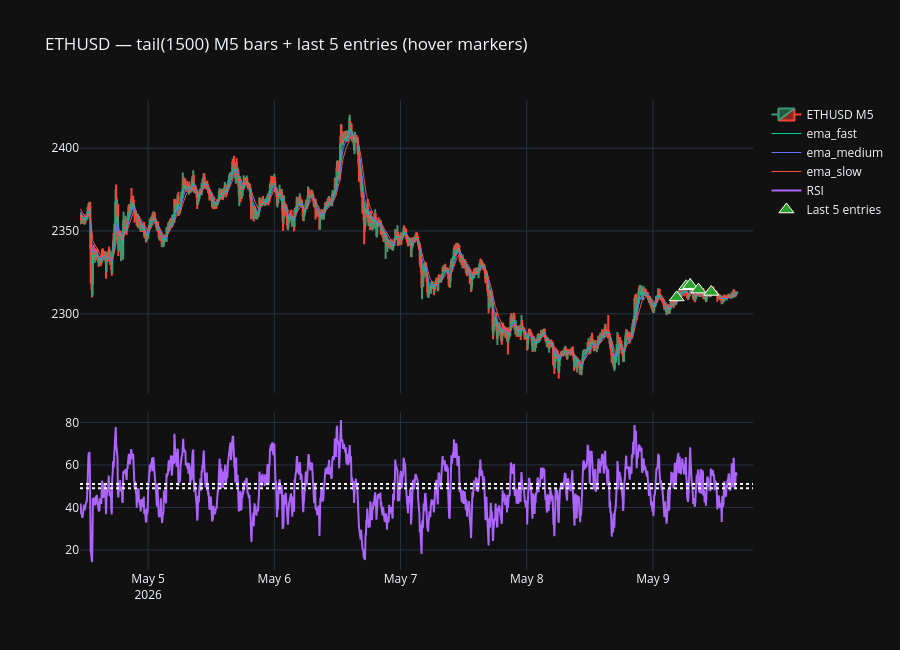

Here is the notebook cell this chart was saved with:
### Code cell
# SECTION 9 - Interactive Plotly chart (last 1500 M5 bars + last 5 entries + RSI)
import numpy as np
import pandas as pd
import plotly.graph_objects as go
from plotly.subplots import make_subplots

N_LAST_TRADES = 5
RSI_PERIOD = 14
BAR_TAIL = 1500


def compute_rsi(close: pd.Series, period: int = 14) -> pd.Series:
    delta = close.diff()
    gain = delta.clip(lower=0)
    loss = (-delta.clip(upper=0))
    avg_gain = gain.ewm(alpha=1 / period, min_periods=period, adjust=False).mean()
    avg_loss = loss.ewm(alpha=1 / period, min_periods=period, adjust=False).mean()
    rs = avg_gain / avg_loss.replace(0, np.nan)
    return 100 - (100 / (1 + rs))


ind = m5_ctx.sort_index().reset_index()
first_col = ind.columns[0]
if first_col != "time":
    ind = ind.rename(columns={first_col: "time"})
ind = ind.rename(columns={
    "open": "Open",
    "high": "High",
    "low": "Low",
    "close": "Close",
})

ind["ema_fast"] = ind[f"ema_{EMA_FAST}"]
ind["ema_medium"] = ind[f"ema_{EMA_MID}"]
ind["ema_slow"] = ind[f"ema_{EMA_SLOW}"]
ind["rsi"] = compute_rsi(ind["Close"], RSI_PERIOD)

tail = ind.tail(BAR_TAIL)

fig = make_subplots(
    rows=2,
    cols=1,
    shared_xaxes=True,
    row_heights=[0.65, 0.35],
    vertical_spacing=0.04,
)

fig.add_trace(
    go.Candlestick(
        x=tail["time"],
        open=tail["Open"],
        high=tail["High"],
        low=tail["Low"],
        close=tail["Close"],
        name=f"{SYMBOL} M5",
    ),
    row=1,
    col=1,
)

for ema, color in zip(
    ["ema_fast", "ema_medium", "ema_slow"],
    ["#00cc96", "#636efa", "#ef553b"],
):
    fig.add_trace(
        go.Scatter(
            x=tail["time"],
            y=tail[ema],
            name=ema,
            line=dict(color=color, width=1),
        ),
        row=1,
        col=1,
    )

fig.add_trace(
    go.Scatter(
        x=tail["time"],
        y=tail["rsi"],
        name="RSI",
        line=dict(color="#ab63fa"),
    ),
    row=2,
    col=1,
)

fig.add_hline(y=51, line_dash="dot", row=2, col=1)
fig.add_hline(y=49, line_dash="dot", row=2, col=1)

if trades_df is not None and not trades_df.empty:
    last5 = trades_df.tail(N_LAST_TRADES).copy()
    et = pd.to_datetime(last5["entry_time"], utc=False, errors="coerce")
    sym_mrk = [
        "triangle-up" if str(s).lower() == "buy" else "triangle-down"
        for s in last5["side"]
    ]
    cols = ["#2ca02c" if str(s).lower() == "buy" else "#d62728" for s in last5["side"]]
    hover_lines = []
    for _, r in last5.iterrows():
        parts = [
            f"<b>{str(r['side']).upper()}</b>",
            f"entry {float(r['entry']):.5f}",
            f"SL {float(r['sl']):.5f}  TP {float(r['tp']):.5f}",
            f"exit {float(r['exit']):.5f}  pnl {float(r['pnl']):.2f}  {r.get('result', '')}",
        ]
        if "cumulative_pnl" in last5.columns and pd.notna(r.get("cumulative_pnl")):
            parts.append(f"cumulative_pnl {float(r['cumulative_pnl']):.2f}")
        hover_lines.append("<br>".join(parts))

    fig.add_trace(
        go.Scatter(
            x=et,
            y=last5["entry"].astype(float),
            mode="markers",
            marker=dict(size=13, color=cols, symbol=sym_mrk, line=dict(width=1, color="white")),
            name=f"Last {N_LAST_TRADES} entries",
            text=hover_lines,
            hovertemplate="%{text}<extra></extra>",
        ),
        row=1,
        col=1,
    )

fig.update_layout(
    height=650,
    xaxis_rangeslider_visible=False,
    template="plotly_dark",
    title=dict(text=f"{SYMBOL} — tail({BAR_TAIL}) M5 bars + last {N_LAST_TRADES} entries (hover markers)"),
)

fig.show()

### Figure 1 — Plotly figure (JSON) as saved in the notebook; plotly's stock layout.template omitted (floating-point values rounded to 4 significant figures; data arrays with more than 128 entries replaced by an {"elided": "..."} marker saying what was removed)
{"data": [{"close": {"elided": "1500 float values"}, "high": {"elided": "1500 float values"}, "low": {"elided": "1500 float values"}, "name": "ETHUSD M5", "open": {"elided": "1500 float values"}, "type": "candlestick", "x": {"elided": "1500 str values"}, "xaxis": "x", "yaxis": "y"}, {"line": {"color": "#00cc96", "width": 1}, "name": "ema_fast", "type": "scatter", "x": {"elided": "1500 str values"}, "xaxis": "x", "y": {"elided": "1500 float values"}, "yaxis": "y"}, {"line": {"color": "#636efa", "width": 1}, "name": "ema_medium", "type": "scatter", "x": {"elided": "1500 str values"}, "xaxis": "x", "y": {"elided": "1500 float values"}, "yaxis": "y"}, {"line": {"color": "#ef553b", "width": 1}, "name": "ema_slow", "type": "scatter", "x": {"elided": "1500 str values"}, "xaxis": "x", "y": {"elided": "1500 float values"}, "yaxis": "y"}, {"line": {"color": "#ab63fa"}, "name": "RSI", "type": "scatter", "x": {"elided": "1500 str values"}, "xaxis": "x2", "y": {"elided": "1500 float values"}, "yaxis": "y2"}, {"hovertemplate": "%{text}<extra></extra>", "marker": {"color": ["#2ca02c", "#2ca02c", "#2ca02c", "#2ca02c", "#2ca02c"], "line": {"color": "white", "width": 1}, "size": 13, "symbol": ["triangle-up", "triangle-up", "triangle-up", "triangle-up", "triangle-up"]}, "mode": "markers", "name": "Last 5 entries", "text": ["<b>BUY</b><br>entry 2309.89000<br>SL 2303.36000  TP 2316.42000<br>exit 2316.42000  pnl 6053.28  win<br>cumulative_pnl 601381.05", "<b>BUY</b><br>entry 2316.64000<br>SL 2310.76000  TP 2322.52000<br>exit 2310.76000  pnl -6113.81  loss<br>cumulative_pnl 595267.24", "<b>BUY</b><br>entry 2317.31000<br>SL 2309.55000  TP 2325.07000<br>exit 2309.55000  pnl -6052.67  loss<br>cumulative_pnl 589214.57", "<b>BUY</b><br>entry 2314.63000<br>SL 2308.65000  TP 2320.61000<br>exit 2308.65000  pnl -5992.15  loss<br>cumulative_pnl 583222.42", "<b>BUY</b><br>entry 2313.23000<br>SL 2309.89000  TP 2316.57000<br>exit 2309.89000  pnl -5932.22  loss<br>cumulative_pnl 577290.20"], "type": "scatter", "x": ["2026-05-09T04:30:00", "2026-05-09T06:20:00", "2026-05-09T07:05:00", "2026-05-09T08:40:00", "2026-05-09T11:05:00"], "xaxis": "x", "y": [2310.0, 2317.0, 2317.0, 2315.0, 2313.0], "yaxis": "y"}], "layout": {"height": 650, "shapes": [{"line": {"dash": "dot"}, "type": "line", "x0": 0, "x1": 1, "xref": "x2 domain", "y0": 51, "y1": 51, "yref": "y2"}, {"line": {"dash": "dot"}, "type": "line", "x0": 0, "x1": 1, "xref": "x2 domain", "y0": 49, "y1": 49, "yref": "y2"}], "title": {"text": "ETHUSD — tail(1500) M5 bars + last 5 entries (hover markers)"}, "xaxis": {"anchor": "y", "domain": [0, 1], "matches": "x2", "rangeslider": {"visible": false}, "showticklabels": false}, "xaxis2": {"anchor": "y2", "domain": [0, 1]}, "yaxis": {"anchor": "x", "domain": [0.376, 1]}, "yaxis2": {"anchor": "x2", "domain": [0, 0.336]}}}
